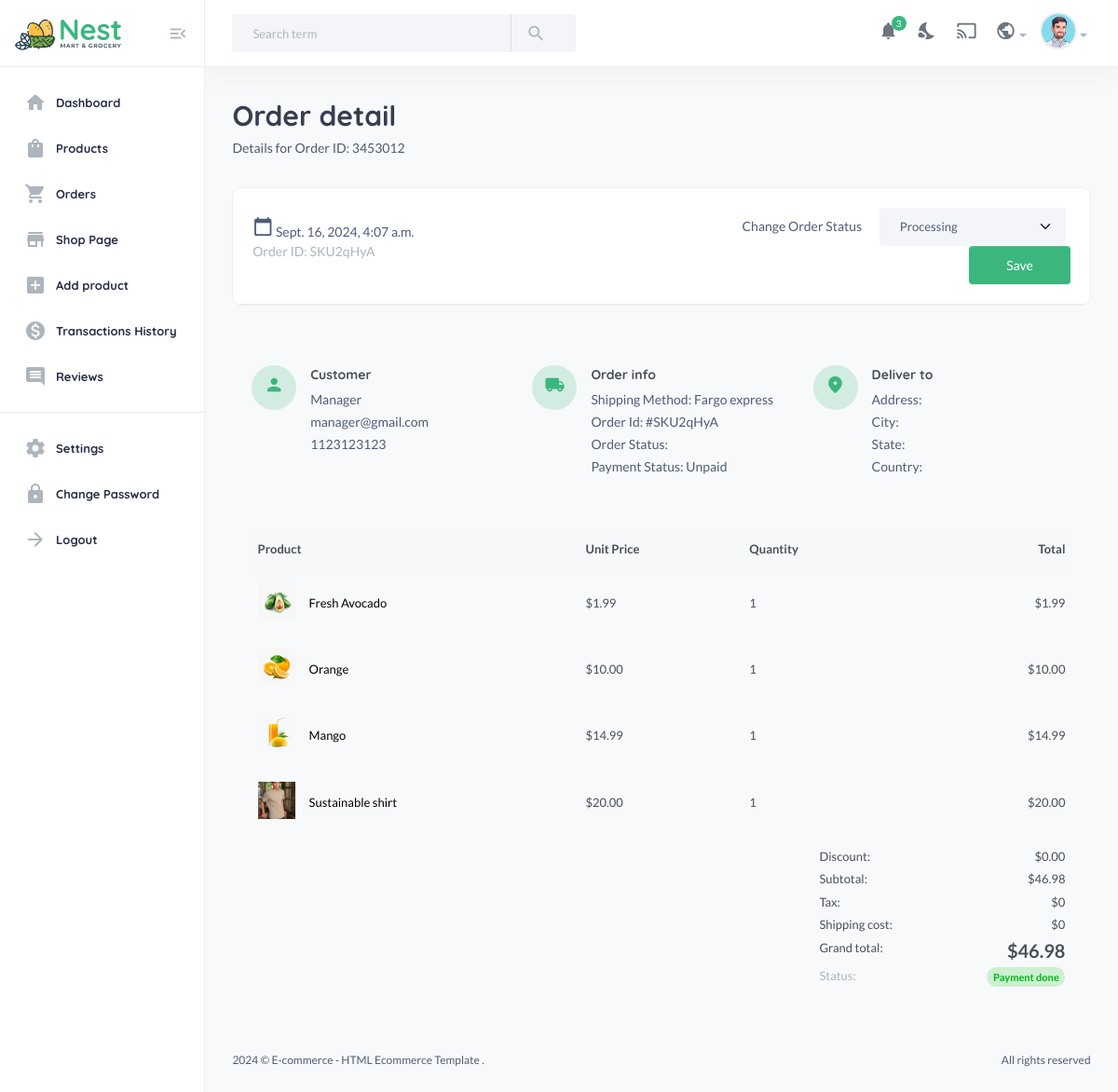
The app's page /useradmin/order-detail/SKU2qHyA with its own data.
### core/models.py (models this page shows, shortened)
class CartOrder(models.Model):
    user = models.ForeignKey(User, on_delete=models.CASCADE, related_name="cart_orders")
    full_name = models.CharField(max_length=100, null=True, blank=True)
    email = models.EmailField(max_length=100, null=True, blank=True)
    phone = models.CharField(max_length=20, null=True, blank=True)
    address = models.CharField(max_length=100, null=True, blank=True)
    city = models.CharField(max_length=100, null=True, blank=True)
    state = models.CharField(max_length=100, null=True, blank=True)
    country = models.CharField(max_length=100, null=True, blank=True)
    price = models.DecimalField(max_digits=10, decimal_places=2, default="0.00")
    saved = models.DecimalField(max_digits=10, decimal_places=2, default="0.00")
    coupons = models.ManyToManyField(Coupon, blank=True)
    shipping_method = models.CharField(max_length=100, null=True, blank=True)
    tracking_id = models.CharField(max_length=100, null=True, blank=True)
    tracking_website_address = models.CharField(max_length=100, null=True, blank=True)
    paid_status = models.BooleanField(default=False)
    order_date = models.DateTimeField(auto_now_add=True)
    product_status = models.CharField(choices=STATUS_CHOICES, max_length=30, default="processing")
    sku = ShortUUIDField(null=True, blank=True, length=5, prefix="SKU", max_length=20)
    oid = ShortUUIDField(null=True, blank=True, length=5, prefix="SKU", max_length=20)
    stripe_payment_intent = models.CharField(max_length=1000, null=True, blank=True)
    class Meta:
        verbose_name_plural = "Cart Orders"

class CartOrderItem(models.Model):
    order = models.ForeignKey(CartOrder, on_delete=models.CASCADE, related_name="items")
    invoice_no = models.CharField(max_length=200)
    product_status = models.CharField(max_length=200)
    item = models.CharField(max_length=200)
    image = models.CharField(max_length=200)
    quantity = models.IntegerField(default=0)
    price = models.DecimalField(max_digits=10, decimal_places=2, default="1.99")
    total = models.DecimalField(max_digits=10, decimal_places=2, default="1.99")
    class Meta:
        verbose_name_plural = "Cart Order Items"

### useradmin/views.py (the view)
# urls.py: path("order-detail/<str:oid>", views.order_detail, name="order-detail"),
def order_detail(request, oid):
    order = get_object_or_404(CartOrder, oid=oid)
    items = order.items.all()
    context = {
        "order": order,
        "items": items,
    }
    return render(request, "useradmin/order-detail.html", context)

### core/context_processors.py (called while the page is built)
def default(request):
    categories = Category.objects.all()
    vendors = Vendor.objects.all()
    min_max_price = Product.objects.aggregate(Min("price"), Max("price"))
    user_wishlist = []
    if request.user.is_authenticated:
        user_wishlist = [item.product.pid for item in WishList.objects.filter(user=request.user)]
    try:
        address = Address.objects.get(user=request.user)
    except:
        address = None
    return {
        'categories': categories,
        'vendors': vendors,
        'address': address,
        'min_max_price': min_max_price,
        'user_wishlist': user_wishlist,
    }

### templates/useradmin/order-detail.html (shortened to what this page needs)
{% extends 'useradmin/base.html' %}
{% load static %}
{% block content %}
<section class="content-main">
    <div class="content-header">
        <div>
            <h2 class="content-title card-title">Order detail</h2>
            <p>Details for Order ID: 3453012</p>
        </div>
    </div>
    <div class="card">
        <header class="card-header">
            <div class="row align-items-center">
                <div class="col-lg-6 col-md-6 mb-lg-0 mb-15">
                    <span> <i class="material-icons md-calendar_today"></i> <b>{{order.order_date}}</b> </span> <br />
                    <small class="text-muted">Order ID: {{order.oid}}</small>
                </div>
                <form method="POST" action="{% url 'useradmin:update-order-status' order.oid %}" class="col-lg-6 col-md-6 ms-auto text-md-end">
                    <label for="status" class="pe-3">Change Order Status </label>
                    <select name="status" class="form-select d-inline-block mb-lg-0 mr-5 mw-200">
                        <option value="processing" {% if order.product_status == "processing" %}selected{% endif %}>Processing</option>
                    </select>
                    <button type="submit" class="btn btn-primary" >Save</a>
                </div>
            </div>
        <div class="card-body">
            <div class="row mb-50 mt-20 order-info-wrap">
                <div class="col-md-4">
                    <article class="icontext align-items-start">
                        <span class="icon icon-sm rounded-circle bg-primary-light">
                            <i class="text-primary material-icons md-person"></i>
                        </span>
                        <div class="text">
                            <h6 class="mb-1">Customer</h6>
                            <p class="mb-1">
                                {{order.full_name}} <br />
                                {{order.email}} <br />
                                {{order.phone}}
                            </p>
                        </div>
                    </article>
                </div>
                <div class="col-md-4">
                    <article class="icontext align-items-start">
                        <span class="icon icon-sm rounded-circle bg-primary-light">
                            <i class="text-primary material-icons md-local_shipping"></i>
                        </span>
                        <div class="text">
                            <h6 class="mb-1">Order info</h6>
                            <p class="mb-1">
                                Shipping Method: Fargo express <br />
                                Order Id: #{{order.oid}} <br>
                                Order Status: {{order.status}} <br>
                                Payment Status: {% if order.paid_status %}Paid{% else %}Unpaid{% endif %}
                            </p>
                        </div>
                    </article>
                </div>
                <div class="col-md-4">
                    <article class="icontext align-items-start">
                        <span class="icon icon-sm rounded-circle bg-primary-light">
                            <i class="text-primary material-icons md-place"></i>
                        </span>
                        <div class="text">
                            <h6 class="mb-1">Deliver to</h6>
                            <p class="mb-1">
                                Address: {{order.address}}<br />
                                City: {{order.city}} <br />
                                State: {{order.state}}<br />
                                Country: {{order.country}}
                            </p>
                        </div>
                    </article>
                </div>
            </div>
            <div class="row">
                <div class="col-lg-12">
                    <div class="table-responsive">
                        <table class="table">
                            <thead>
                                <tr>
                                    <th width="40%">Product</th>
                                    <th width="20%">Unit Price</th>
                                    <th width="20%">Quantity</th>
                                    <th width="20%" class="text-end">Total</th>
                                </tr>
                            </thead>
                            <tbody>
                                {% for item in items %}
                                    <tr>
                                        <td>
                                            <a class="itemside" href="">
                                                <div class="left">
                                                    <img src="{{item.image}}" width="100" height="100" style="object-fit: cover;" class="img-xs" alt="Item" />
                                                </div>
                                                <div class="info">{{item.item}}</div>
                                            </a>
                                        </td>
                                        <td>${{item.price|floatformat:2}}</td>
                                        <td>{{item.quantity}}</td>
                                        <td class="text-end">${{item.total|floatformat:2}}</td>
                                    </tr>
                                {% endfor%}
                                <tr>
                                    <td colspan="4">
                                        <article class="float-end">
                                            <dl class="dlist">
                                                <dt>Discount:</dt>
                                                <dd>${{order.saved|floatformat:2}}</dd>
                                            </dl>
                                            <dl class="dlist">
                                                <dt>Subtotal:</dt>
                                                <dd>${{order.price|floatformat:2}}</dd>
                                            </dl>
                                            <dl class="dlist">
                                                <dt>Tax:</dt>
                                                <dd>$0</dd>
                                            </dl>
                                            <dl class="dlist">
                                                <dt>Shipping cost:</dt>
                                                <dd>$0</dd>
                                            </dl>
                                            <dl class="dlist">
                                                <dt>Grand total:</dt>
                                                <dd><b class="h5">${{order.price|floatformat:2}}</b></dd>
                                            </dl>
                                            <dl class="dlist">
                                                <dt class="text-muted">Status:</dt>
                                                <dd>
                                                    <span class="badge rounded-pill alert-success text-success">Payment done</span>
                                                </dd>
                                            </dl>
                                        </article>
                                    </td>
                                </tr>
                            </tbody>
                        </table>
                    </div>
                </div>
            </div>
        </div>
</section>
{% endblock content %}

### records on screen
CartOrder: order_date "Sept. 16, 2024, 4:07 a.m.", oid "SKU2qHyA", status "Processing", full_name "Manager", email "manager@gmail.com", phone "1123123123", saved "0.00", price "46.98"
CartOrderItem: image (picture), item "Fresh Avocado", price "1.99", quantity "1", total "1.99"
CartOrderItem: image (picture), item "Orange", price "10.00", quantity "1", total "10.00"
CartOrderItem: image (picture), item "Mango", price "14.99", quantity "1", total "14.99"
CartOrderItem: image (picture), item "Sustainable shirt", price "20.00", quantity "1", total "20.00"
